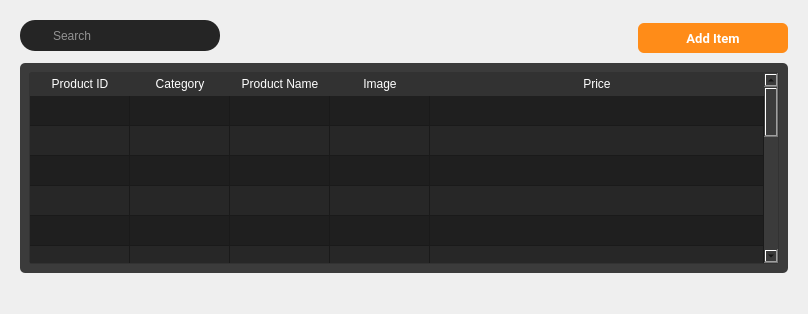
         <widget class="QWidget" name="add_product">
          <layout class="QGridLayout" name="gridLayout_18">
           <item row="0" column="0">
            <widget class="QWidget" name="widget_31" native="true">
             <layout class="QGridLayout" name="gridLayout">
              <property name="bottomMargin">
               <number>30</number>
              </property>
              <item row="0" column="0">
               <widget class="QWidget" name="widget_32" native="true">
                <layout class="QHBoxLayout" name="horizontalLayout_6">
                 <property name="spacing">
                  <number>0</number>
                 </property>
                 <property name="leftMargin">
                  <number>0</number>
                 </property>
                 <property name="topMargin">
                  <number>0</number>
                 </property>
                 <property name="rightMargin">
                  <number>0</number>
                 </property>
                 <property name="bottomMargin">
                  <number>6</number>
                 </property>
                 <item alignment="Qt::AlignmentFlag::AlignLeft|Qt::AlignmentFlag::AlignTop">
                  <widget class="QWidget" name="search_frame" native="true">
                   <property name="minimumSize">
                    <size>
                     <width>200</width>
                     <height>0</height>
                    </size>
                   </property>
                   <property name="styleSheet">
                    <string notr="true">#search_frame{

	border-radius: 15px;
	background-color:#252525;
}
#search_frame QPushButton{
	
	padding: 5px 5px;
	border-radius:5px;

	
}
#search_frame QLineEdit{
	border: none;
	color: white;

}

#seach_frame QPushButton::pressed {

	padding-left:10px;

}
</string>
                   </property>
                   <layout class="QVBoxLayout" name="verticalLayout_14">
                    <property name="leftMargin">
                     <number>2</number>
                    </property>
                    <property name="topMargin">
                     <number>2</number>
                    </property>
                    <property name="rightMargin">
                     <number>2</number>
                    </property>
                    <property name="bottomMargin">
                     <number>2</number>
                    </property>
                    <item>
                     <layout class="QHBoxLayout" name="horizontalLayout_10">
                      <property name="spacing">
                       <number>2</number>
                      </property>
                      <property name="leftMargin">
                       <number>2</number>
                      </property>
                      <property name="topMargin">
                       <number>2</number>
                      </property>
                      <property name="rightMargin">
                       <number>2</number>
                      </property>
                      <item>
                       <widget class="QPushButton" name="pushButton_14">
                        <property name="minimumSize">
                         <size>
                          <width>25</width>
                          <height>25</height>
                         </size>
                        </property>
                        <property name="maximumSize">
                         <size>
                          <width>25</width>
                          <height>25</height>
                         </size>
                        </property>
                        <property name="font">
                         <font>
                          <family>Roboto</family>
                          <pointsize>10</pointsize>
                          <bold>true</bold>
                         </font>
                        </property>
                        <property name="styleSheet">
                         <string notr="true">background-color: none;
border-radius:15px;
</string>
                        </property>
                        <property name="text">
                         <string/>
                        </property>
                        <property name="icon">
                         <iconset>
                          <normaloff>:/iCons/icons/icons8-search-26.png</normaloff>:/iCons/icons/icons8-search-26.png</iconset>
                        </property>
                       </widget>
                      </item>
                      <item>
                       <widget class="QLineEdit" name="lineEdit_3">
                        <property name="styleSheet">
                         <string notr="true">background-color: rgb(37, 37, 37);</string>
                        </property>
                        <property name="placeholderText">
                         <string>Search</string>
                        </property>
                       </widget>
                      </item>
                     </layout>
                    </item>
                   </layout>
                  </widget>
                 </item>
                 <item>
                  <spacer name="horizontalSpacer">
                   <property name="orientation">
                    <enum>Qt::Orientation::Horizontal</enum>
                   </property>
                   <property name="sizeHint" stdset="0">
                    <size>
                     <width>418</width>
                     <height>20</height>
                    </size>
                   </property>
                  </spacer>
                 </item>
                 <item>
                  <widget class="QPushButton" name="add_prod_button">
                   <property name="minimumSize">
                    <size>
                     <width>150</width>
                     <height>30</height>
                    </size>
                   </property>
                   <property name="maximumSize">
                    <size>
                     <width>150</width>
                     <height>25</height>
                    </size>
                   </property>
                   <property name="font">
                    <font>
                     <family>Roboto</family>
                     <pointsize>10</pointsize>
                     <bold>true</bold>
                    </font>
                   </property>
                   <property name="styleSheet">
                    <string notr="true">QPushButton {
    padding: 6px 14px;
    font-family: &quot;Roboto&quot;, sans-serif;
    border-radius: 6px;
    border: none;
    color: white;
    background: #FF8C18;
    box-shadow: 0px 0.5px 1.5px rgba(54, 122, 246, 0.25), inset 0px 0.8px 0px -0.25px rgba(255, 255, 255, 0.2);
    user-select: none;
    -webkit-user-select: none;
    touch-action: manipulation;
    transition: background-color 0.2s, box-shadow 0.2s; 
}
QPushButton::pressed {
    background-color: #B7B7B7;
    box-shadow: 0px 1px 2px rgba(0, 0, 0, 0.5) inset;
	color:black;
}
QPushButton:hover {
    background-color: #FFA54E; 
}</string>
                   </property>
                   <property name="text">
                    <string>Add Item</string>
                   </property>
                  </widget>
                 </item>
                </layout>
               </widget>
              </item>
              <item row="1" column="0">
               <widget class="QWidget" name="widget_35" native="true">
                <property name="sizePolicy">
                 <sizepolicy hsizetype="Preferred" vsizetype="Expanding">
                  <horstretch>0</horstretch>
                  <verstretch>0</verstretch>
                 </sizepolicy>
                </property>
                <property name="styleSheet">
                 <string notr="true">background-color: rgb(59, 59, 59);
border-radius:5px;
</string>
                </property>
                <layout class="QVBoxLayout" name="verticalLayout_13">
                 <item>
                  <widget class="QTableWidget" name="add_product_table">
                   <property name="sizePolicy">
                    <sizepolicy hsizetype="Expanding" vsizetype="Expanding">
                     <horstretch>50</horstretch>
                     <verstretch>0</verstretch>
                    </sizepolicy>
                   </property>
                   <property name="styleSheet">
                    <string notr="true">QTableWidget {
    background-color: #1F1F1F;
    border-radius: 3px;
    border: 1px solid rgb(50, 50, 50);
}

QTableWidget::section {
    border: none;
    border-bottom: 1px solid #d0c6ff;
    text-align: center; /* Set text alignment to center */
    padding: 3px 5px;
}

QHeaderView::section {
    background-color: rgb(50, 50, 50);
    color: white;
    border: none;
    border-bottom: 1px solid rgb(50, 50, 50);
    text-align: center; /* Set text alignment to center */
    padding: 2px 4px;
}

QTableView::item {
    color: white;
    padding: 5px;
    text-align: center; /* Set text alignment to center */
}

QTableView::item:alternate {
    background-color: #272727; 
}

QScrollBar:vertical {
    border: none;
    background: #3B3B3B;
    width: 10px;
    margin: 0px 0px 0px 0px;
}

QScrollBar::handle:vertical {
    background-color: #606060;
    min-height: 20px;
    border-radius: 5px;
}

QScrollBar::add-line:vertical,
QScrollBar::sub-line:vertical {
    border: none;
    background: none;
}

QScrollBar::add-page:vertical,
QScrollBar::sub-page:vertical {
    background: none;
}

QScrollBar:hover {
    opacity: 0.7;
}
</string>
                   </property>
                   <property name="alternatingRowColors">
                    <bool>true</bool>
                   </property>
                   <property name="sortingEnabled">
                    <bool>true</bool>
                   </property>
                   <attribute name="horizontalHeaderCascadingSectionResizes">
                    <bool>true</bool>
                   </attribute>
                   <attribute name="horizontalHeaderStretchLastSection">
                    <bool>true</bool>
                   </attribute>
                   <attribute name="verticalHeaderVisible">
                    <bool>false</bool>
                   </attribute>
                   <attribute name="verticalHeaderStretchLastSection">
                    <bool>true</bool>
                   </attribute>
                   <row>
                    <property name="text">
                     <string/>
                    </property>
                   </row>
                   <row>
                    <property name="text">
                     <string/>
                    </property>
                   </row>
                   <row>
                    <property name="text">
                     <string/>
                    </property>
                   </row>
                   <row>
                    <property name="text">
                     <string/>
                    </property>
                   </row>
                   <row>
                    <property name="text">
                     <string/>
                    </property>
                   </row>
                   <row>
                    <property name="text">
                     <string/>
                    </property>
                   </row>
                   <row>
                    <property name="text">
                     <string/>
                    </property>
                   </row>
                   <row>
                    <property name="text">
                     <string/>
                    </property>
                   </row>
                   <row>
                    <property name="text">
                     <string/>
                    </property>
                   </row>
                   <row>
                    <property name="text">
                     <string/>
                    </property>
                   </row>
                   <row>
                    <property name="text">
                     <string/>
                    </property>
                   </row>
                   <row>
                    <property name="text">
                     <string/>
                    </property>
                   </row>
                   <row>
                    <property name="text">
                     <string/>
                    </property>
                   </row>
                   <row>
                    <property name="text">
                     <string/>
                    </property>
                   </row>
                   <row>
                    <property name="text">
                     <string/>
                    </property>
                   </row>
                   <row>
                    <property name="text">
                     <string/>
                    </property>
                   </row>
                   <column>
                    <property name="text">
                     <string>Product ID</string>
                    </property>
                   </column>
                   <column>
                    <property name="text">
                     <string>Category</string>
                    </property>
                   </column>
                   <column>
                    <property name="text">
                     <string>Product Name</string>
                    </property>
                   </column>
                   <column>
                    <property name="text">
                     <string>Image</string>
                    </property>
                   </column>
                   <column>
                    <property name="text">
                     <string>Price</string>
                    </property>
                   </column>
                  </widget>
                 </item>
                </layout>
               </widget>
              </item>
             </layout>
            </widget>
           </item>
          </layout>
         </widget>
